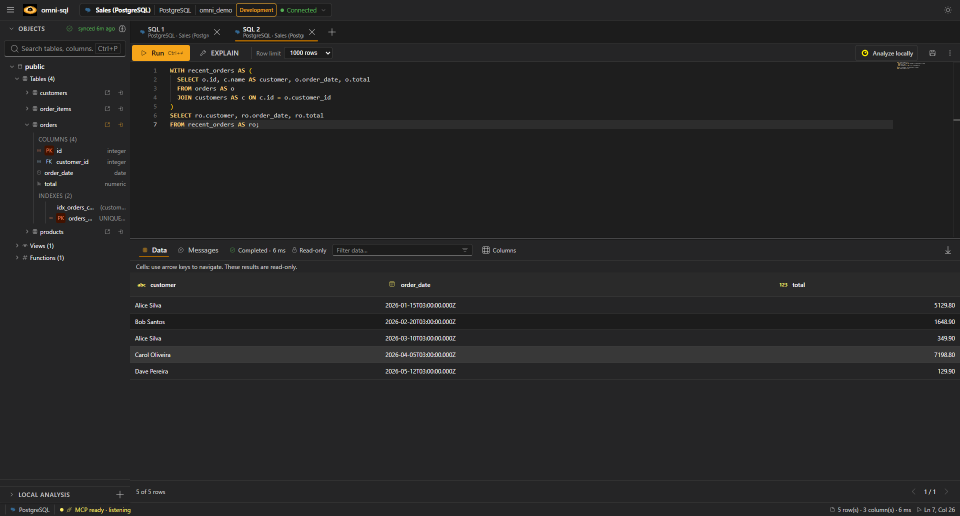
#> input picture docs/images/release-visuals/omni-sql-overview.png, 1920 x 1032 px (shown at 1/2 size)
$ python generate_release_visuals.py
#> lines starting #> are read from the running program, lines starting #| are printed output that depends on the picture
from pathlib import Path

from PIL import Image, ImageDraw, ImageFilter, ImageFont


ROOT = Path(__file__).resolve().parents[1]
SOURCE = ROOT / "docs" / "images" / "release-visuals"


def font(size: int, bold: bool = False) -> ImageFont.FreeTypeFont:
    name = "segoeuib.ttf" if bold else "segoeui.ttf"
    return ImageFont.truetype(f"C:/Windows/Fonts/{name}", size)


# [24 lines left out: functions fit, screenshot_card, not called in this run]


def make_social(overview: Image.Image) -> None:
    canvas = Image.new("RGB", (1280, 640), "#0c0d0f")
    pixels = canvas.load()
    for y in range(canvas.height):
        for x in range(canvas.width):
            glow = max(0.0, 1.0 - (((x - 230) / 520) ** 2 + ((y - 80) / 430) ** 2) ** 0.5)
            pixels[x, y] = (round(12 + 24 * glow), round(13 + 18 * glow), round(15 + 4 * glow))

    draw = ImageDraw.Draw(canvas)
    icon = Image.open(ROOT / "icon-omni-sql.png").convert("RGBA").resize((64, 64), Image.Resampling.LANCZOS)
    canvas.paste(icon, (70, 62), icon)
    draw.text((150, 72), "omni-sql", font=font(34, True), fill="#f4f4f2")
    draw.text((70, 186), "One focused SQL", font=font(50, True), fill="#f4f4f2")
    draw.text((70, 244), "workspace for", font=font(50, True), fill="#f4f4f2")
    draw.text((70, 302), "every database.", font=font(50, True), fill="#ffbd2e")
    draw.text((70, 406), "Context-aware completion · Results · EXPLAIN", font=font(20), fill="#bec0c4")
    draw.text((70, 455), "PostgreSQL  •  MySQL  •  MariaDB", font=font(17, True), fill="#8d9096")
    draw.text((70, 482), "SQL Server  •  Oracle", font=font(17, True), fill="#8d9096")
    draw.rounded_rectangle((70, 548, 270, 590), 8, fill="#ffbd2e")
    draw.text((98, 557), "OPEN SOURCE", font=font(16, True), fill="#191308")

    card = screenshot_card(overview, (690, 371))
    canvas.paste(card, (566, 137), card)
    canvas.save(SOURCE / "omni-sql-social-1280x640.png", optimize=True)


# [30 lines left out: functions labeled_frame, make_gif, not called in this run]


def main() -> None:
    overview = Image.open(SOURCE / "omni-sql-overview.png").convert("RGB")
#> overview is the input picture: PIL image 1920x1032 RGB; mean R, G, B 37.8, 37.6, 37.7
    autocomplete = Image.open(SOURCE / "omni-sql-autocomplete.png").convert("RGB")
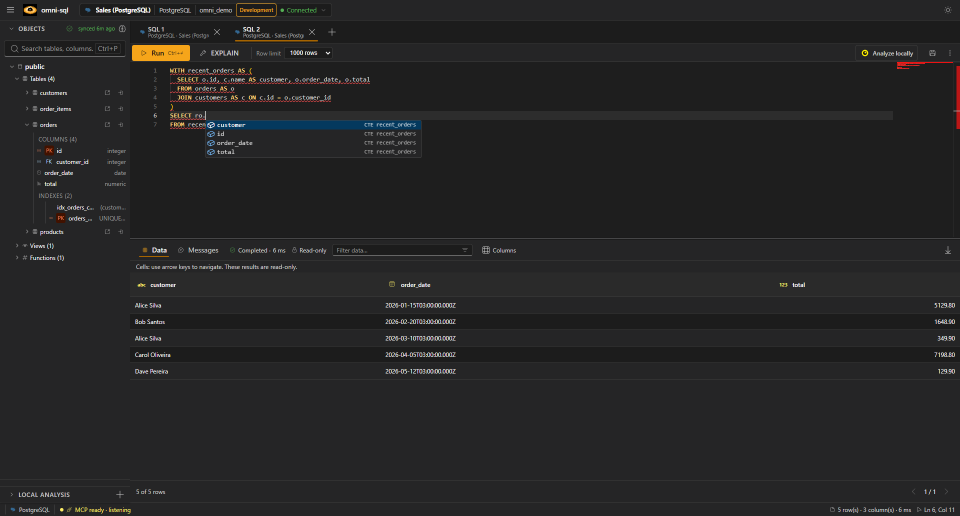
#> input picture docs/images/release-visuals/omni-sql-autocomplete.png, 1920 x 1032 px (shown at 1/2 size)
#> autocomplete is the input picture: PIL image 1920x1032 RGB; mean R, G, B 37.4, 37.2, 37.4
    results = Image.open(SOURCE / "omni-sql-query-results.png").convert("RGB")
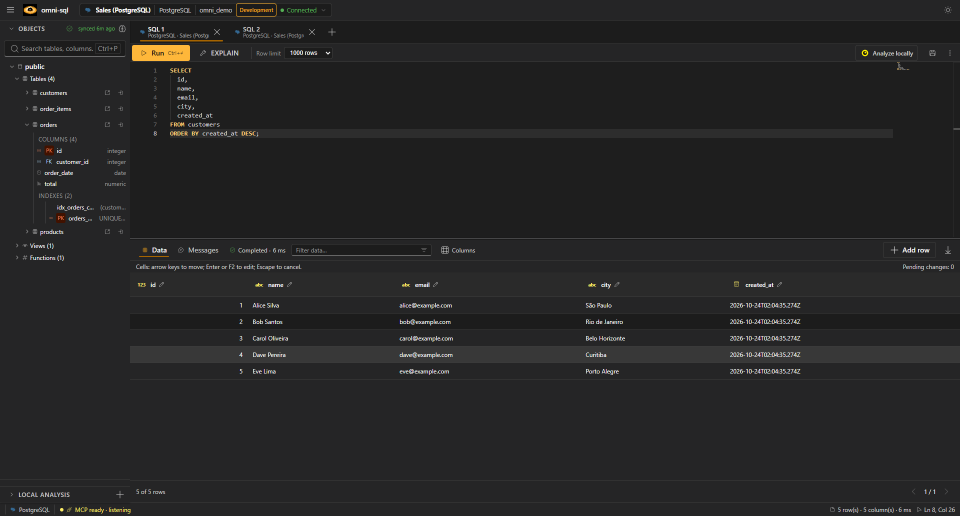
#> input picture docs/images/release-visuals/omni-sql-query-results.png, 1920 x 1032 px (shown at 1/2 size)
#> results is the input picture: PIL image 1920x1032 RGB; mean R, G, B 37.9, 37.7, 37.8
    explain = Image.open(SOURCE / "omni-sql-explain.png").convert("RGB")
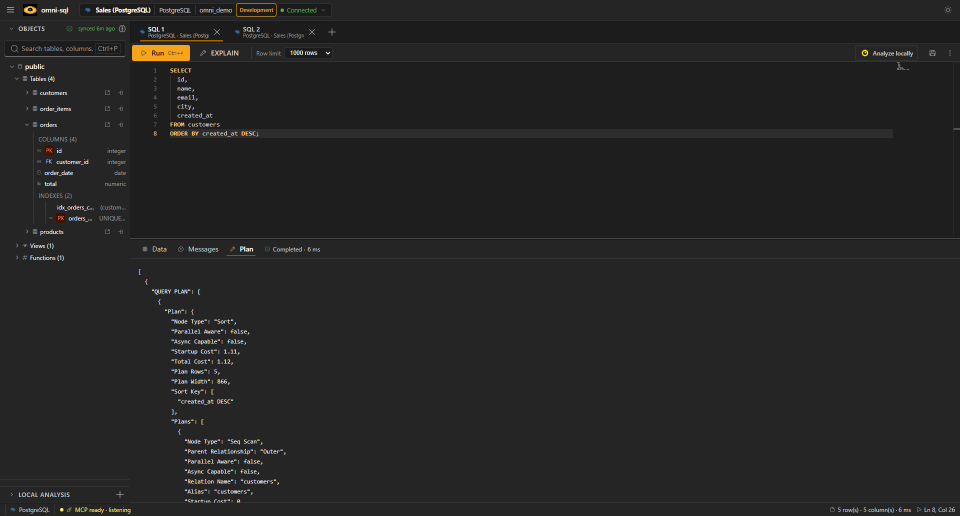
#> input picture docs/images/release-visuals/omni-sql-explain.png, 1920 x 1032 px (shown at 1/2 size)
#> explain is the input picture: PIL image 1920x1032 RGB; mean R, G, B 37, 36.8, 37
    make_social(overview)
#> in make_social, `draw = ImageDraw.Draw(canvas)`:
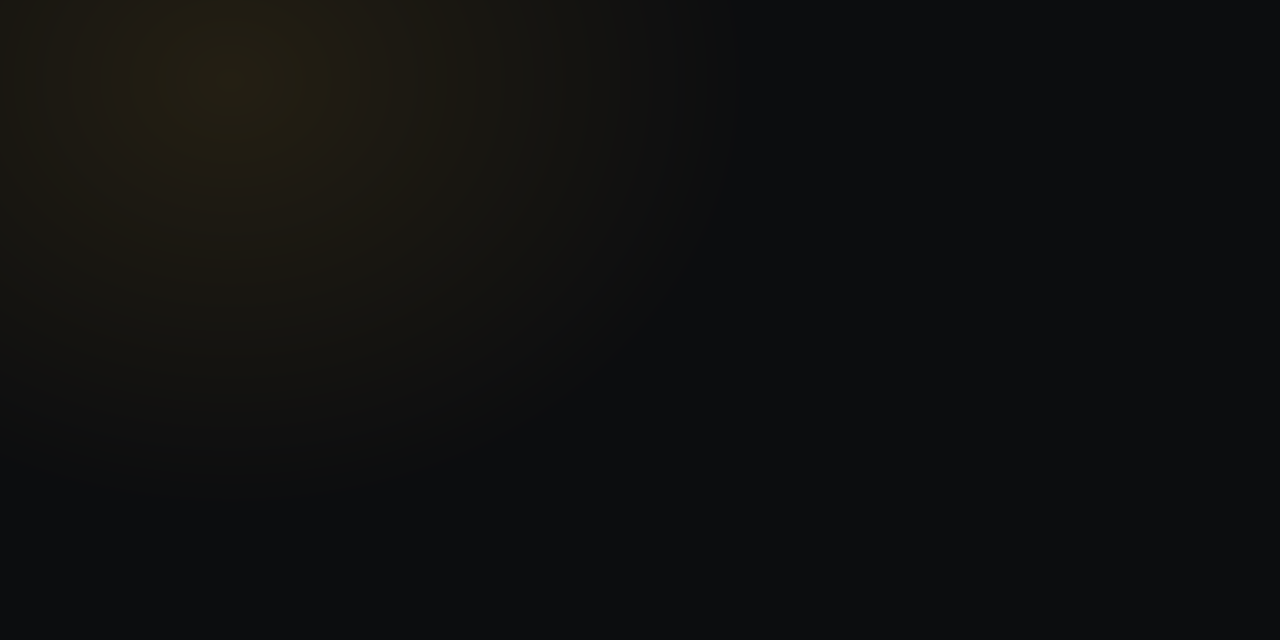
#> canvas: PIL image 1280x640 RGB; mean R, G, B 15.9, 16, 15.6
    make_gif(
        [
            (autocomplete, "Context-aware autocomplete"),
            (results, "Fast, editable query results"),
            (explain, "PostgreSQL EXPLAIN"),
        ]
    )


if __name__ == "__main__":
#> (the run stopped early here; a loop or call above may not have finished)
